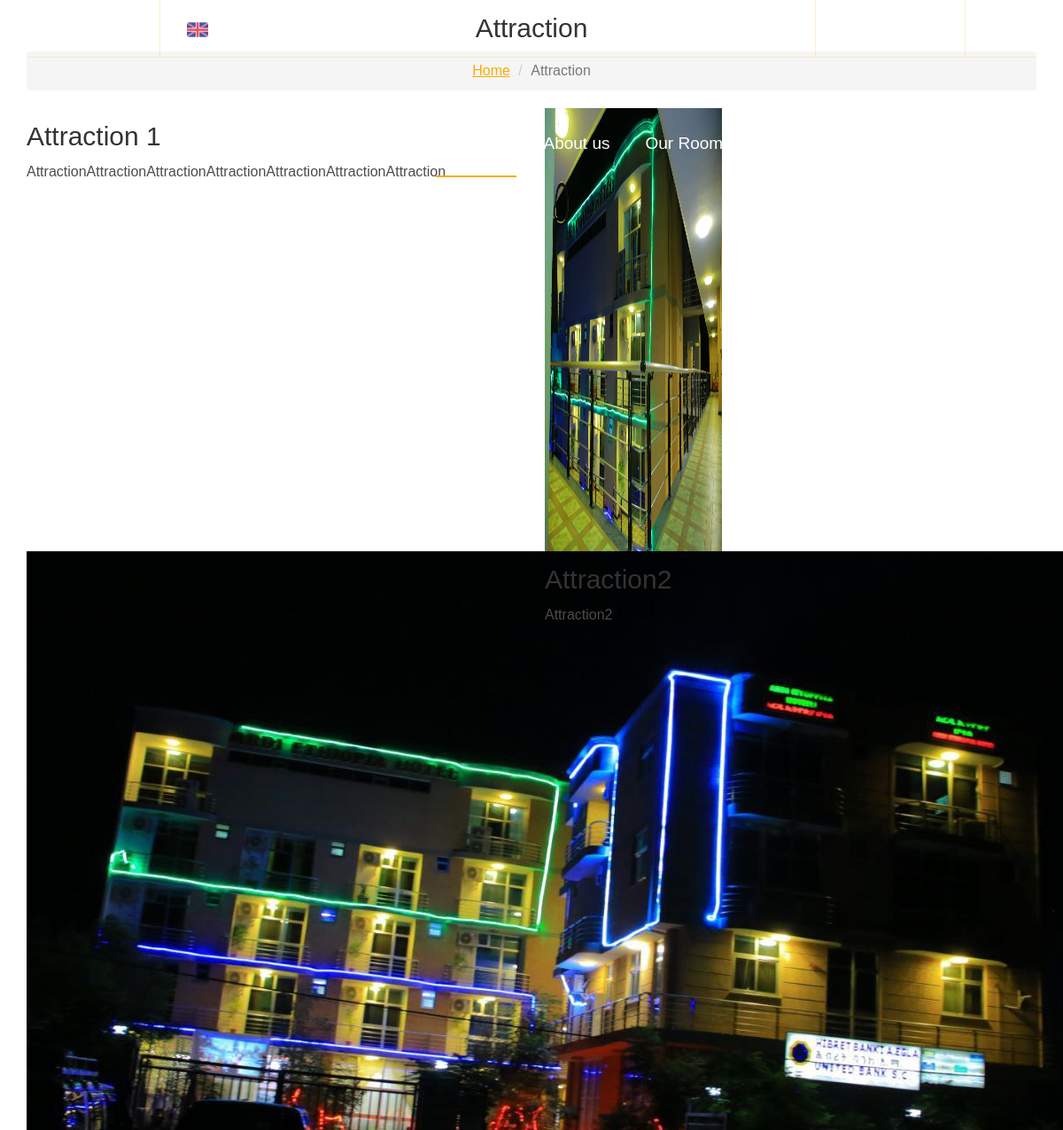
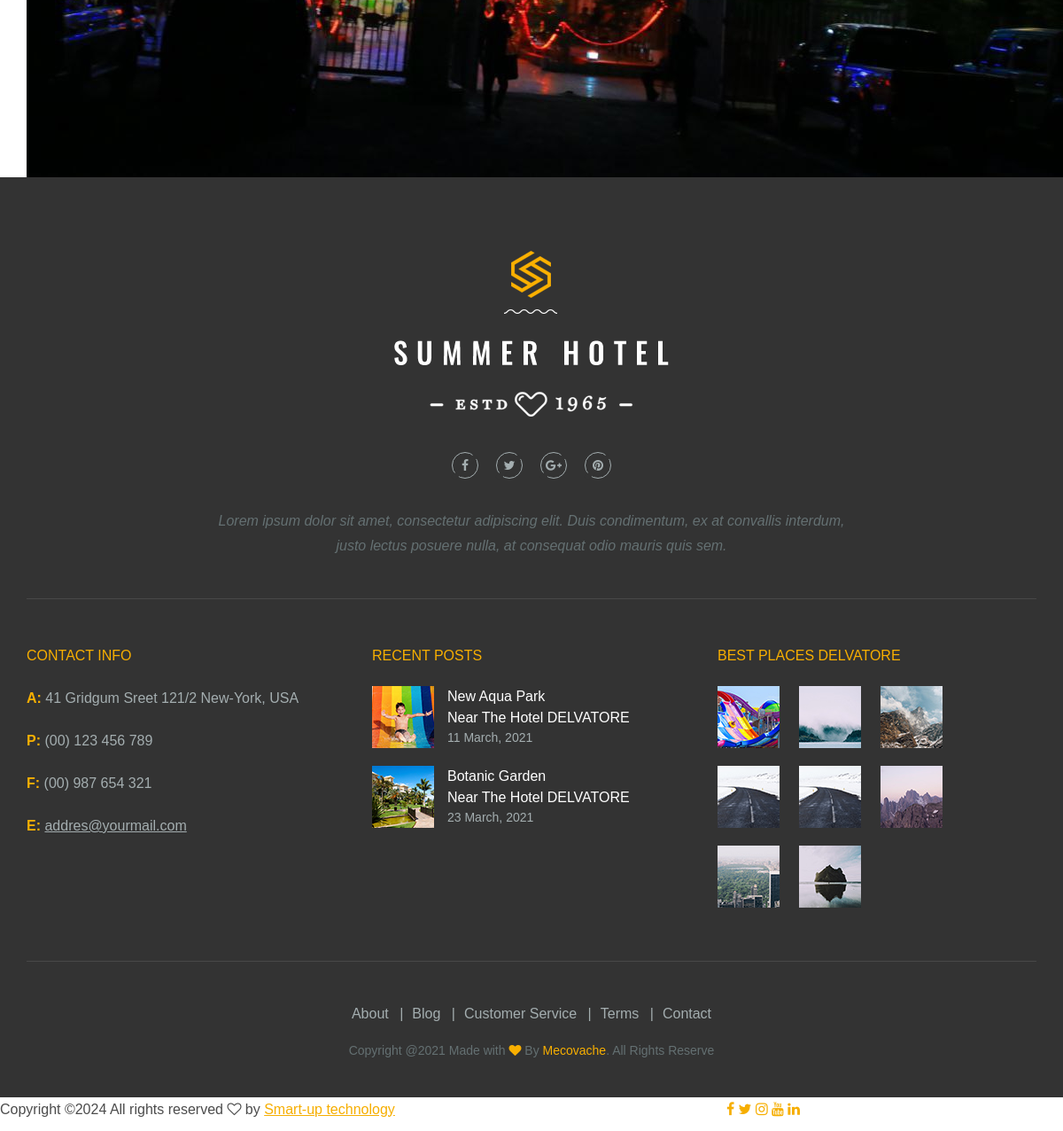
/attraction/, run on the app's committed database (2 pictures, top to bottom).
### website/models.py (models this page shows, shortened)
class Attraction(models.Model):
    title = models.CharField(max_length=255, verbose_name='Title')
    description = models.TextField(verbose_name='Description')
    image = models.ImageField(upload_to='attraction_images/', verbose_name='Image')
    class Meta:
        verbose_name = 'Attraction'
        verbose_name_plural = 'Attractions'

### website/views.py (the view)
# urls.py: path('attraction/',  views.attraction, name='attraction'),
def attraction(request):
    attraction = Attraction.objects.filter()
    context = {'attraction':attraction}
    context.update(data_for_all())
    return render(request,'attraction.html',context)

### website/views.py (called while the page is built)
def data_for_all():
    hotels = Hotel.objects.last()
    contact_info = ContactInfo.objects.last()
    about_us = AboutUs.objects.last()
    header_image = HeaderImage.objects.last()
    context={
             'contact_info':contact_info,
             'about_us':about_us,
             'header_image':header_image,
             'hotels':hotels}
    return context

### templates/attraction.html (shortened to what this page needs)
{% extends "base.html" %} {%load static %} {% block content %}
    <section class="breadcrumb_area">
        <div class="container">
            <div class="page-cover text-center">
                <h2 class="page-cover-tittle">Attraction</h2>
                <ol class="breadcrumb">
                    <li><a href="index.html">Home</a></li>
                    <li class="active">Attraction</li>
                </ol>
            </div>
        </div>
    </section>
    <div class="container attraction-container">
        {% for attraction in attraction %}
            <div class="row">
                {% if forloop.counter|divisibleby:2 %}
                    <div class="col-md-6 attraction-image">
                        <img class="img-fluid" src="{{ attraction.image.url }}" alt="{{ attraction.title }}">
                    </div>
                    <div class="col-md-6 attraction-text">
                        <h2>{{ attraction.title }}</h2>
                        <p>{{ attraction.title }}</p>
                    </div>
                {% else %}
                    <div class="col-md-6 attraction-text">
                        <h2>{{ attraction.title }}</h2>
                        <p>{{ attraction.description }}</p>
                    </div>
                    <div class="col-md-6 attraction-image">
                        <img class="img-fluid" src="{{ attraction.image.url }}" width="200" height="500" alt="{{ attraction.title }}">
                    </div>
                {% endif %}
            </div>
        {% endfor %}
    </div>
{% endblock %}

### assets/css/style.css (style rules this page uses)
a { color:#f6ae00; text-decoration: underline; outline:none }
body { background:#fff; border:0; color:#4c4c4c; min-width: 320px; font-size: 16px; line-height: 1.75; font-family: 'Montserrat', sans-serif; }
h2 { font-family: 'Oswald', sans-serif; font-weight: 400; font-size: 30px; color: #333333; padding: 0; margin: 15px 0 10px; }

### data on the page
Attraction: title "Attraction 1", description "AttractionAttractionAttractionAttractionAttractionAttractionAttraction", image (picture)
Attraction: image (picture), title "Attraction2"
